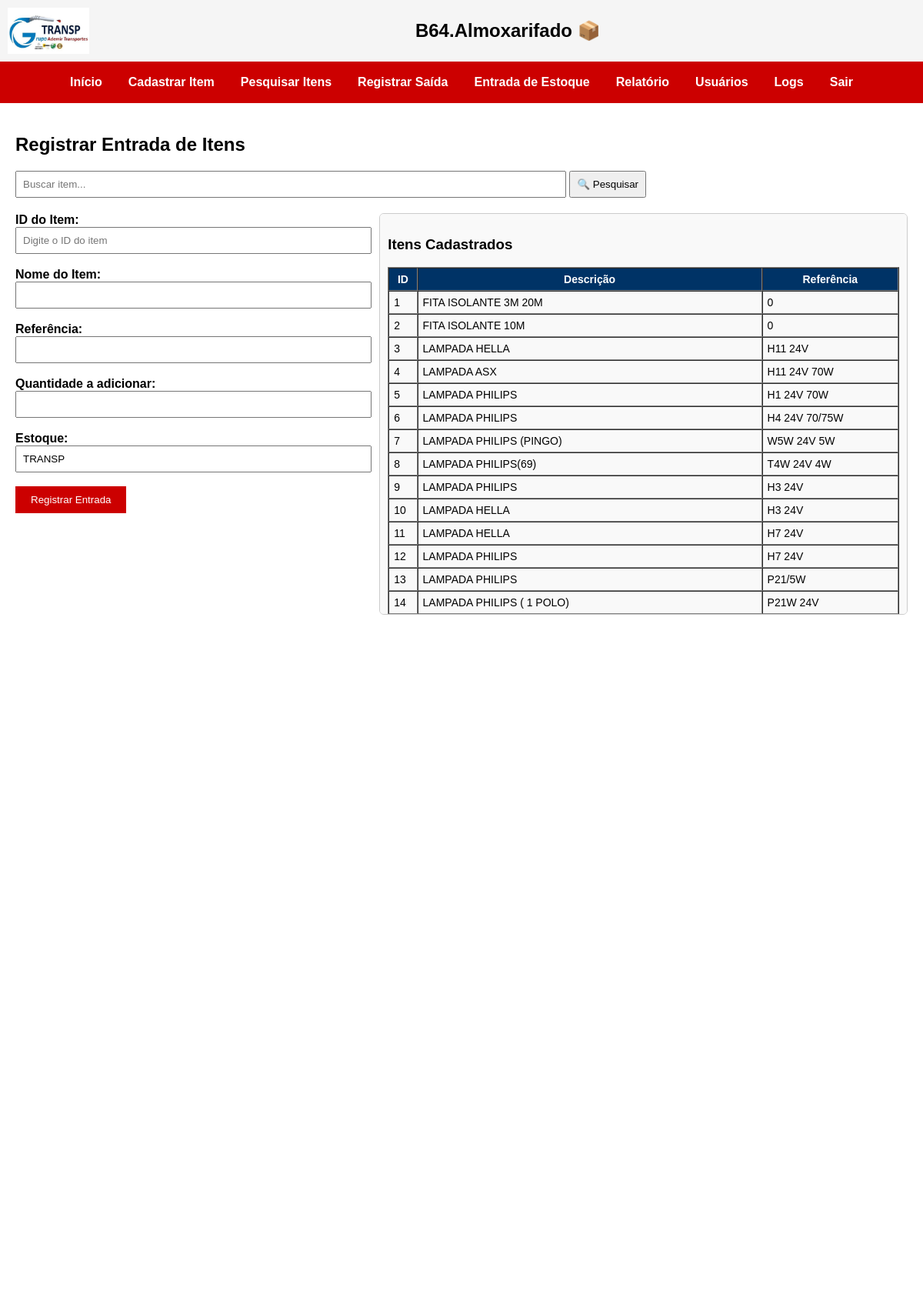
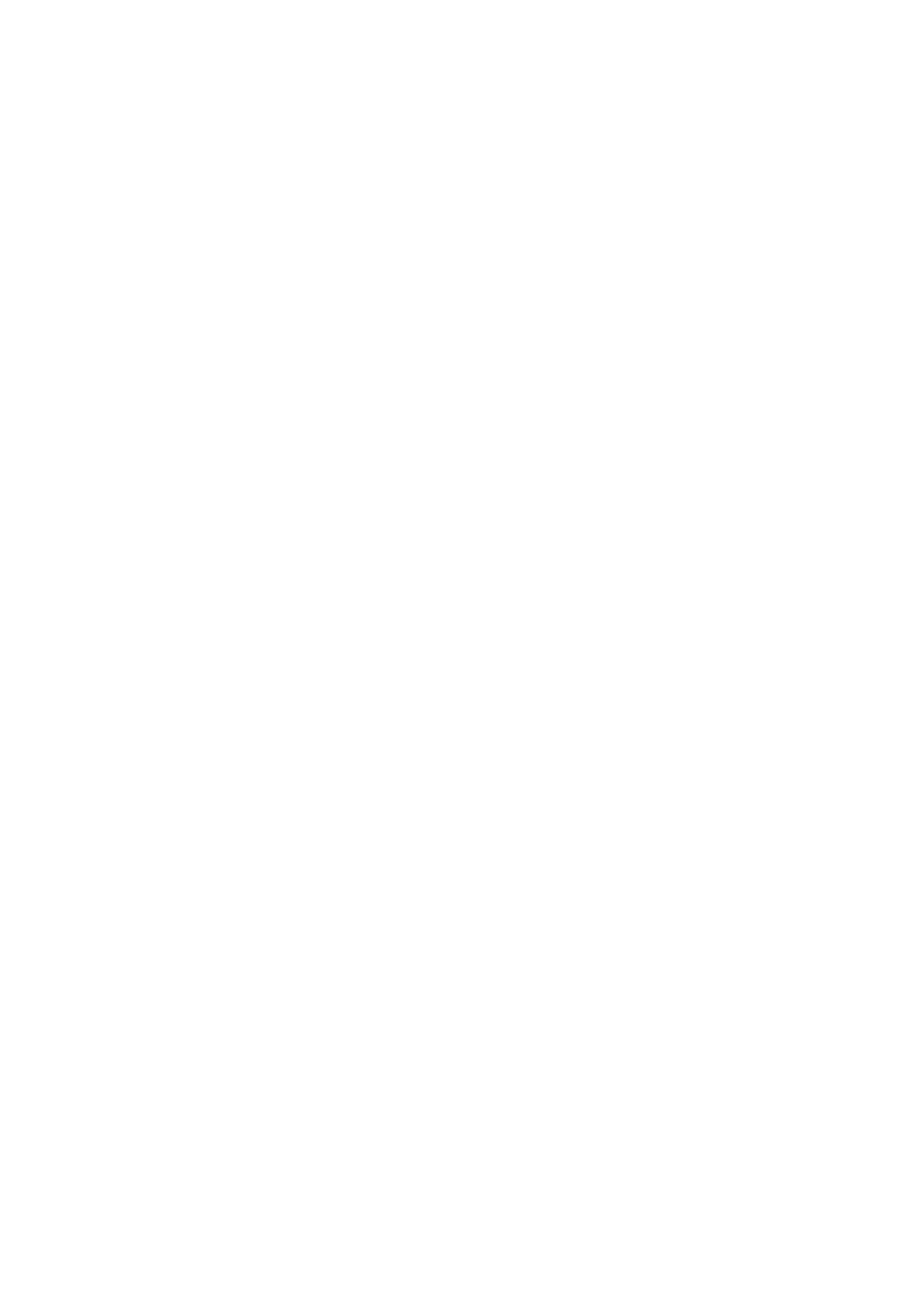
/itens/entrada (signed in, upper part), run on the app's committed database (2 pictures, top to bottom).
### tables this page shows
CREATE TABLE itens (
        id INTEGER PRIMARY KEY,
        descricao TEXT NOT NULL,
        quantidade INTEGER,
        estoque TEXT
    , referencia TEXT, categoria TEXT, unidade TEXT, minimo INTEGER, observacoes TEXT);

### routes/itens.py (the view, shortened to what this page needs)
@itens_bp.route('/entrada', methods=['GET', 'POST'])
def entrada_estoque():
    tipo = session.get('tipo')
    conn = conectar_db()
    cursor = conn.cursor()
    descricao = ''
    referencia = ''
    item_id = ''
    quantidade = ''
    estoque_nome = 'TRANSP'
    termo = request.form.get('termo', '').strip().upper()
    acao = request.form.get('acao')
    cursor.execute("SELECT id, descricao, referencia FROM itens ORDER BY id ASC")
    itens_disponiveis = cursor.fetchall()
    conn.close()
    return render_template("entrada_estoque.html",
                           itens=itens_disponiveis,
                           descricao=descricao, referencia=referencia,
                           item_id=item_id, quantidade=quantidade,
                           estoque=estoque_nome, termo=termo)

### app.py (called while the page is built)
@app.before_request
def proteger_rotas():
    print(f"DEBUG - Endpoint acessado: {request.endpoint}")
    rotas_livres = [
        'auth.login',
        'static',
        'usuarios.cadastro_usuario',
    ]
    if 'usuario' not in session and request.endpoint not in rotas_livres:
        flash("Sua sessão expirou. Faça login novamente.", "erro")
        return redirect('/')

### models.py (called while the page is built)
def conectar_db():
    os.makedirs(os.path.dirname(DB_PATH), exist_ok=True)
    conn = sqlite3.connect(DB_PATH)
    conn.row_factory = sqlite3.Row
    return conn

### templates/entrada_estoque.html (shortened to what this page needs)
{% extends 'base.html' %}
{% block conteudo %}
<h2>Registrar Entrada de Itens</h2>
<form method="POST" action="/itens/entrada" style="margin-bottom: 20px;">
  <input type="text" name="termo" placeholder="Buscar item..." style="padding: 8px; width: 60%;" value="{{ termo or '' }}">
  <button type="submit" name="acao" value="buscar" style="padding: 8px;">🔍 Pesquisar</button>
</form>
<div style="display: flex; gap: 30px; align-items: flex-start; flex-wrap: wrap;">
  <div style="flex: 1; min-width: 300px;">
    <form method="POST">
      <label for="item_id"><strong>ID do Item:</strong></label><br>
      <input type="text" name="item_id" id="item_id" value="{{ item_id }}" required placeholder="Digite o ID do item" style="width: 100%; padding: 8px;"><br><br>
      <label><strong>Nome do Item:</strong></label><br>
      <input type="text" value="{{ descricao }}" readonly style="width: 100%; padding: 8px;"><br><br>
      <label><strong>Referência:</strong></label><br>
      <input type="text" value="{{ referencia }}" readonly style="width: 100%; padding: 8px;"><br><br>
      <label><strong>Quantidade a adicionar:</strong></label><br>
      <input type="text" name="quantidade" value="{{ quantidade }}" style="width: 100%; padding: 8px;"><br><br>
      <label><strong>Estoque:</strong></label><br>
      <input type="text" name="estoque" value="{{ estoque }}" style="width: 100%; padding: 8px;"><br><br>
      <button type="submit" style="background-color: #cc0000; color: white; padding: 10px 20px; border: none;">
        Registrar Entrada
      </button>
    </form>
  </div>
  <div style="flex: 1.5; min-width: 400px; max-height: 500px; overflow-y: auto; border: 1px solid #ccc; padding: 10px; border-radius: 6px; background-color: #f9f9f9;">
    <h3>Itens Cadastrados</h3>
    <table border="1" cellpadding="6" cellspacing="0" style="width: 100%; font-size: 14px;">
      <thead style="background-color: #003366; color: white; position: sticky; top: 0;">
        <tr>
          <th>ID</th><th>Descrição</th><th>Referência</th>
        </tr>
      </thead>
      <tbody>
        {% for item in itens %}
        <tr>
          <td>{{ item.id }}</td>
          <td>{{ item.descricao }}</td>
          <td>{{ item.referencia }}</td>
        </tr>
        {% endfor %}
      </tbody>
    </table>
  </div>
</div>
{% endblock %}

### static/style.css (style rules this page uses)
html, body { height: 100%; margin: 0; padding: 0; font-family: Arial, sans-serif; }
.pagina-base { background-color: #ffffff; display: flex; flex-direction: column; min-height: 100%; }

### data on the page
itens: id "1", descricao "FITA ISOLANTE 3M 20M", referencia "0"
itens: id "2", descricao "FITA ISOLANTE 10M", referencia "0"
itens: id "3", descricao "LAMPADA HELLA", referencia "H11 24V"
itens: id "4", descricao "LAMPADA ASX", referencia "H11 24V 70W"
itens: id "5", descricao "LAMPADA PHILIPS", referencia "H1 24V 70W"
itens: id "6", descricao "LAMPADA PHILIPS", referencia "H4 24V 70/75W"
itens: id "7", descricao "LAMPADA PHILIPS (PINGO)", referencia "W5W 24V 5W"
itens: id "8", descricao "LAMPADA PHILIPS(69)", referencia "T4W 24V 4W"
itens: id "9", descricao "LAMPADA PHILIPS", referencia "H3 24V"
itens: id "10", descricao "LAMPADA HELLA", referencia "H3 24V"
itens: id "11", descricao "LAMPADA HELLA", referencia "H7 24V"
itens: id "12", descricao "LAMPADA PHILIPS", referencia "H7 24V"
itens: id "13", descricao "LAMPADA PHILIPS", referencia "P21/5W"
itens: id "14", descricao "LAMPADA PHILIPS ( 1 POLO)", referencia "P21W 24V"
